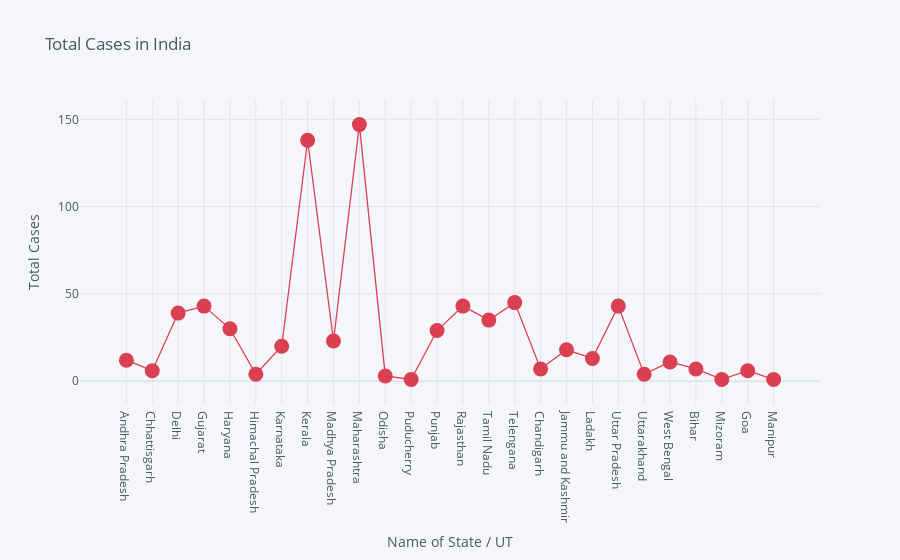

Write notebook code for a chart like this one.
### Code cell
df.iplot(kind='scatter',x='Name of State / UT', y='Total Cases',mode='markers+lines',
         xTitle='Name of State / UT',yTitle='Total Cases',title='Total Cases in India',size=15,color='red')

### Figure 1 — Plotly figure (JSON) as saved in the notebook; plotly's stock layout.template omitted (floating-point values rounded to 4 significant figures)
{"data": [{"line": {"color": "rgba(219, 64, 82, 1.0)", "dash": "solid", "shape": "linear", "width": 1.3}, "marker": {"size": 15, "symbol": "circle"}, "mode": "markers+lines", "name": "Total Cases", "text": "", "type": "scatter", "x": ["Andhra Pradesh", "Chhattisgarh", "Delhi", "Gujarat", "Haryana", "Himachal Pradesh", "Karnataka", "Kerala", "Madhya Pradesh", "Maharashtra", "Odisha", "Puducherry", "Punjab", "Rajasthan", "Tamil Nadu", "Telengana", "Chandigarh", "Jammu and Kashmir", "Ladakh", "Uttar Pradesh", "Uttarakhand", "West Bengal", "Bihar", "Mizoram", "Goa", "Manipur"], "y": [12, 6, 39, 43, 30, 4, 20, 138, 23, 147, 3, 1, 29, 43, 35, 45, 7, 18, 13, 43, 4, 11, 7, 1, 6, 1]}], "layout": {"legend": {"bgcolor": "#F5F6F9", "font": {"color": "#4D5663"}}, "paper_bgcolor": "#F5F6F9", "plot_bgcolor": "#F5F6F9", "title": {"font": {"color": "#4D5663"}, "text": "Total Cases in India"}, "xaxis": {"gridcolor": "#E1E5ED", "showgrid": true, "tickfont": {"color": "#4D5663"}, "title": {"font": {"color": "#4D5663"}, "text": "Name of State / UT"}, "zerolinecolor": "#E1E5ED"}, "yaxis": {"gridcolor": "#E1E5ED", "showgrid": true, "tickfont": {"color": "#4D5663"}, "title": {"font": {"color": "#4D5663"}, "text": "Total Cases"}, "zerolinecolor": "#E1E5ED"}}}
